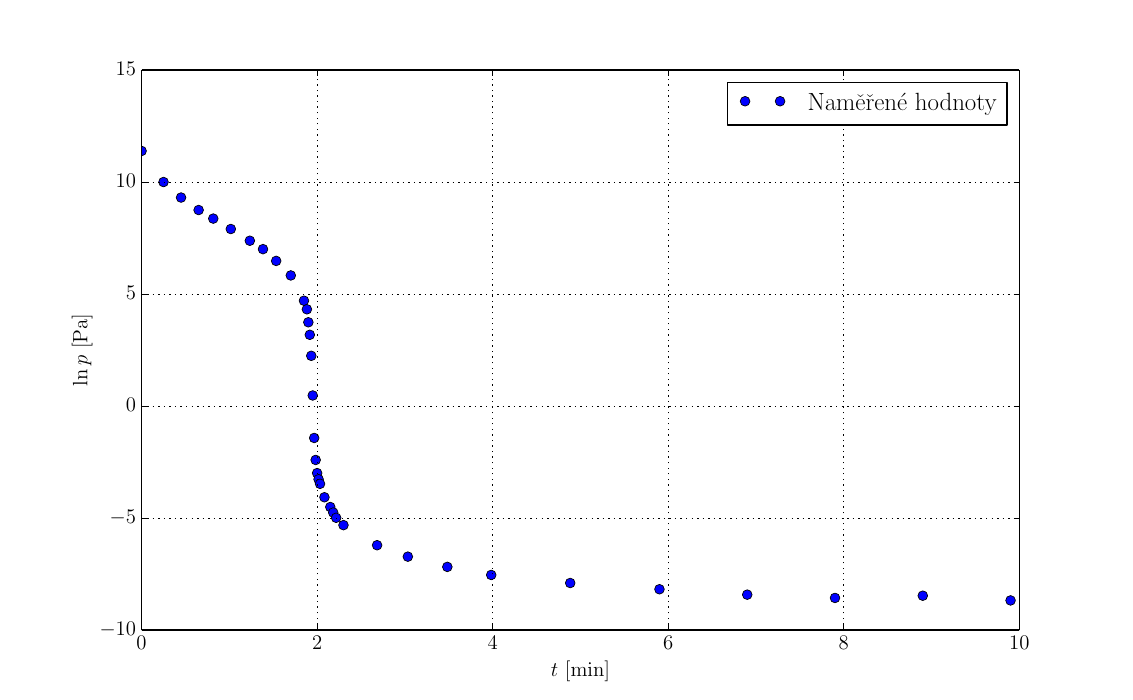

Here is the Python script that generated this plot:
# -*- coding: utf-8 -*-
import sys
import os
sys.path.append('../../_meta')
from prapy import graf
from numpy import log as ln
from numpy import log10 as log

g = graf("tex")

d = g.loadtxt(name="04_lnp.txt")

x, y = g.unpack(d)

fitting = False
if (fitting):
    def func(x,a,b):
        return a*x+b

    x_fit, y_fit = x, y#g.slice_dom(d, 0, 250)

    ps, pe, fitlabel= g.fit(func, x_fit, ln(y_fit))

    y_fit = ps[0]*x+ps[1]

g.clf()
g.plot(x/60,ln(y),'o', color="blue", label=u"Naměřené hodnoty", ms=7)
if (fitting): g.plot(x,y_fit, label=fitlabel)

#g.ylim(800,1550)
#g.xlim(0,5)

g.cosmetics(labels=["$t$ [min]", "$\ln p$ [Pa]"])

g.save(name="04_lnp")
g.show()
